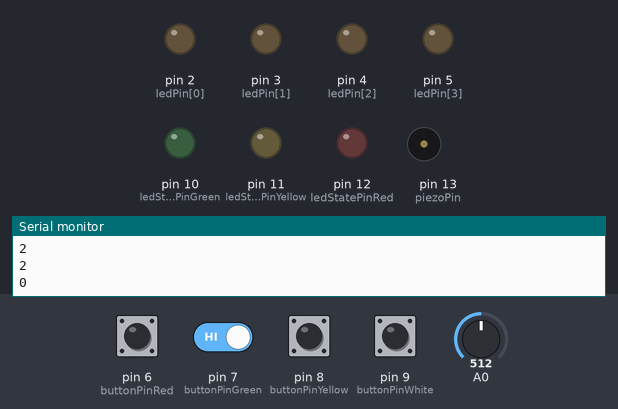
This sketch was run on a simulated Arduino Uno, built with avr-gcc and run on an emulated ATmega328P. On the bench: output pins drawn as LEDs (lit = HIGH), buzzer (waves = sounding), the last lines printed to the serial monitor. The test bench sets the inputs (shaded band); at power-on: pin 6 (buttonPinRed), pin 7 (buttonPinGreen), pin 8 (buttonPinYellow), pin 9 (buttonPinWhite) HIGH, A0 = 512. Random numbers use the default seed unless the sketch sets one.

Above: at 2.8 s.
2.9 s: pin 6 (buttonPinRed) pulled LOW for 0.15 s
At 3.0 s:
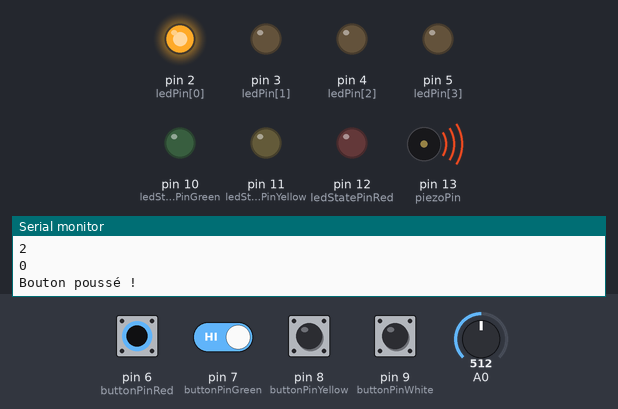
At 3.7 s:
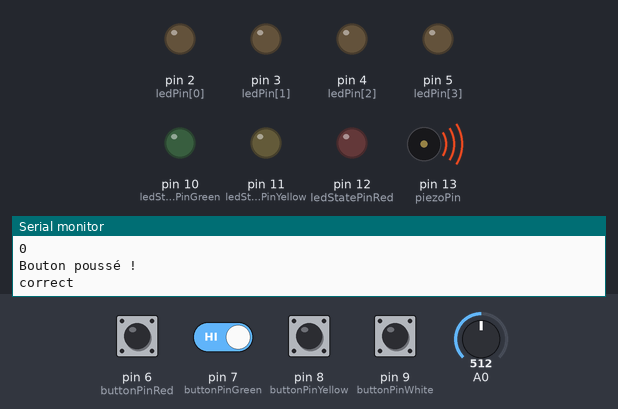
5.4 s: pin 6 (buttonPinRed) driven LOW and pin 7 (buttonPinGreen) driven LOW
8.4 s: pin 8 (buttonPinYellow) pulled LOW for 1 s
At 10.5 s:
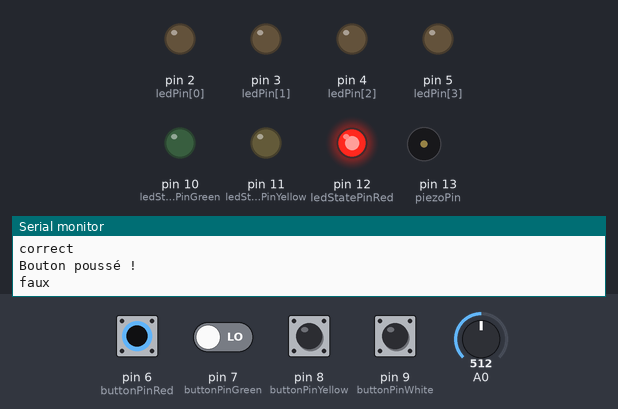
12.4 s: pin 7 (buttonPinGreen) driven HIGH
Timing chart, 0 to 16.4 s (numbered marks = the images above; inputs shaded):
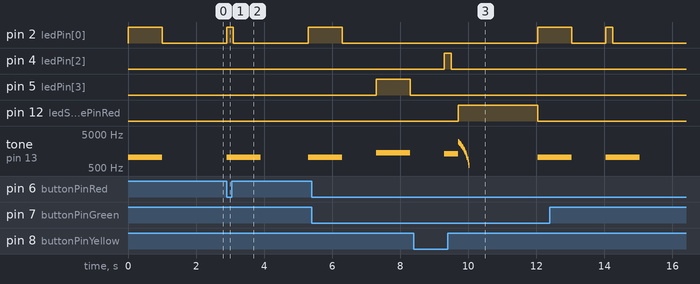

Measured:
- after the input at 2.9 s, pin 2 (ledPin[0]): LOW → HIGH at once, → LOW 0.20 s later, → HIGH 2.2 s later; tone on pin 13 (piezoPin): silent → 1047 Hz at once, → silent 1.0 s later, → 1047 Hz 1.4 s later
- after the input at 8.4 s, pin 4 (ledPin[2]): LOW → HIGH after 0.90 s, → LOW 0.20 s later

The sketch:

JeuSequenceCouleurs.ino
```cpp
/*
Auteur :      Erik Bartmann
Nom :         Jeu de la séquence des couleurs
Version :     1.0
*/
#define MAXARRAY 5                      // Définir la longueur de la séquence
int ledPin[] = {2, 3, 4, 5};            // Tableau de LED avec numéros de broche
#define piezoPin 13                     // Broche piézo
#define buttonPinRed 6                  // Broche bouton-poussoir LED rouge
#define buttonPinGreen 7                // Broche bouton-poussoir LED verte
#define buttonPinYellow 8               // Broche bouton-poussoir LED jaune
#define buttonPinWhite 9                // Broche bouton-poussoir LED blanche
#define ledStatePinGreen 10             // LED d'état verte
#define ledStatePinYellow 11            // LED d'état jaune
#define ledStatePinRed 12               // LED d'état rouge
int colorArray[MAXARRAY];               // Contient la suite de chiffres pour les couleurs à afficher
int tones[] = {1047, 1175, 1319, 1397}; // Fréquences des sons pour les 4 couleurs
int counter = 0;                        // Nombre de LED actuellement allumées
boolean fail = false;

void setup(){
  Serial.begin(9600);
  for(int i = 0; i < 4; i++)
    pinMode(ledPin[i], OUTPUT); // Programmation des broches de LED comme sortie
  pinMode(buttonPinRed, INPUT); digitalWrite(buttonPinRed, HIGH);
  pinMode(buttonPinGreen, INPUT); digitalWrite(buttonPinGreen, HIGH);
  pinMode(buttonPinYellow, INPUT); digitalWrite(buttonPinYellow, HIGH);
  pinMode(buttonPinWhite, INPUT); digitalWrite(buttonPinWhite, HIGH);
  pinMode(ledStatePinGreen, OUTPUT);
  pinMode(ledStatePinYellow, OUTPUT);
  pinMode(ledStatePinRed, OUTPUT);
}

void loop(){
  Serial.println("Départ du jeu");
  generateColors();
  int buttonCode;
  for(int i = 0; i <= counter; i++){ // Boucle extérieure
  giveSignalSequence(i);
  for(int k = 0; k <= i; k++){       // Boucle intérieure
    while(digitalRead(buttonPinRed) && digitalRead(buttonPinGreen) &&
    digitalRead(buttonPinYellow) && digitalRead(buttonPinWhite));
    Serial.println("Bouton poussé !"); // Pour contrôle dans Serial Monitor
    // Affichage de la couleur appuyée
    if(!digitalRead(buttonPinRed))
      buttonCode = 0;
    if(!digitalRead(buttonPinGreen))
      buttonCode = 1;
    if(!digitalRead(buttonPinYellow))
      buttonCode = 2;
    if(!digitalRead(buttonPinWhite))
      buttonCode = 3;
    giveSignal(buttonCode);
    // Vérifier si la bonne couleur a été appuyée
    if(colorArray[k] != buttonCode){
      fail = true;
    break; // Quitter la boucle for interne
    }
  }
  if(!fail)
    Serial.println("correct"); // Pour contrôle dans Serial Monitor
  else{
    digitalWrite(ledStatePinRed, HIGH);
    for(int i = 3000; i > 500; i-=150){
      tone(piezoPin, i, 10); delay(20);
    }
    Serial.println("faux"); // Pour contrôle dans Serial Monitor
    delay(2000);
    digitalWrite(ledStatePinRed, LOW);
    counter = 0; fail = false;
    break; // Quitter la boucle for
  }
  delay(2000);
  if(counter + 1 == MAXARRAY){
    digitalWrite(ledStatePinGreen, HIGH);
    for(int i = 500; i < 3000; i+=150){
      tone(piezoPin, i, 10); delay(20);
    }
    Serial.println("Fini !"); // Pour contrôle dans Serial Monitor
    delay(2000);
    digitalWrite(ledStatePinGreen, LOW);
    counter = 0; fail = false;
    break; // Quitter la boucle for extérieure
  }
  counter++; // Incrémenter le compteur
  }
}

void giveSignalSequence(int value){
  // Affichage LEDs
  for(int i = 0; i <= value; i++){
    digitalWrite(2 + colorArray[i], HIGH);
    generateTone(colorArray[i]); delay(1000);
    digitalWrite(2 + colorArray[i], LOW); delay(1000);
  }
}

void generateTone(int value){
  tone(piezoPin, tones[value], 1000);
}

void giveSignal(int value){
  // Affichage LED + Tonsignal
  digitalWrite(2 + value, HIGH); generateTone(value); delay(200);
  digitalWrite(2 + value, LOW); delay(200);
}

void generateColors(){
  randomSeed(analogRead(0));
  for(int i = 0; i < MAXARRAY; i++)
  colorArray[i] = random(4); // Générer des chiffres aléatoires de 0 à 3
  // 0 = rouge, 1 = vert, 2 = jaune, 3 = blanc
  for(int i = 0; i < MAXARRAY; i++)
    Serial.println(colorArray[i]); // Pour contrôle dans Serial Monitor
}
```
